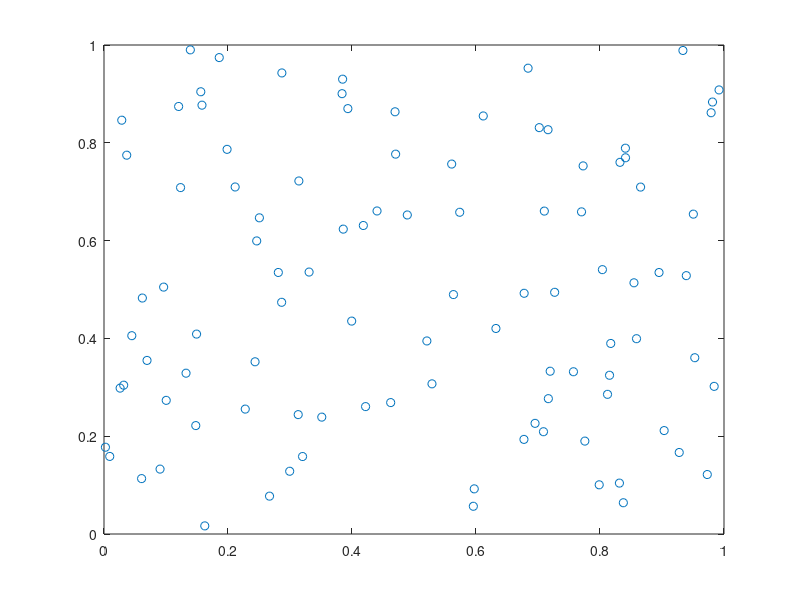
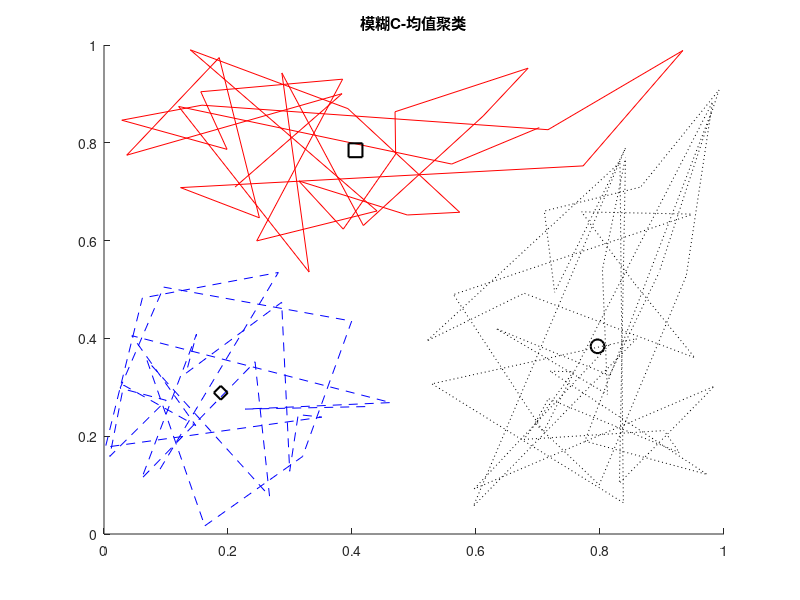

Reproduce these figures in MATLAB, in order.
data=rand(100,2);
plot(data(:,1),data(:,2),'o');
[center,U,obj_fcn]=fcm(data,3);
maxU=max(U);
index1=find(U(1,:)==maxU);
index2=find(U(2,:)==maxU);
index3=find(U(3,:)==maxU);
figure;
line(data(index1,1),data(index1,2),'linestyle',':','color','k');
line(data(index2,1),data(index2,2),'linestyle','-','color','r');
line(data(index3,1),data(index3,2),'linestyle','--','color','b');
hold on;title('模糊C-均值聚类');
plot(center(1,1),center(1,2),'ko','MarkerSize',10,'LineWidth',1.5);
plot(center(2,1),center(2,2),'ksquare','MarkerSize',10,'LineWidth',1.5);
plot(center(3,1),center(3,2),'kd','MarkerSize',10,'LineWidth',1.5);